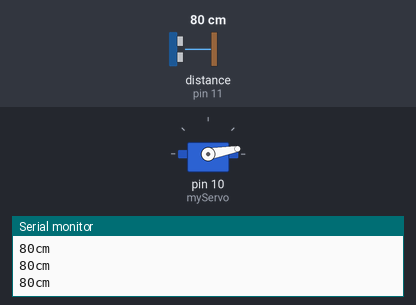
Bench run of a sketch on a simulated Arduino Uno, built with avr-gcc and run on an emulated ATmega328P. Shown: servo, the last lines printed to the serial monitor. Wiring (inferred from the names in the program): ultrasonic range finder: trigger pin 12; echo pin 11. The test bench sets the inputs (shaded band); at power-on: distance to the obstacle (sensor on pin 11) 80 cm. The echo pulse lasts 58.3 µs per cm.

Above: at 1.2 s.
1.3 s: distance to the obstacle (sensor on pin 11) set to 97 cm
2.8 s: distance to the obstacle (sensor on pin 11) set to 103 cm
At 4.0 s:
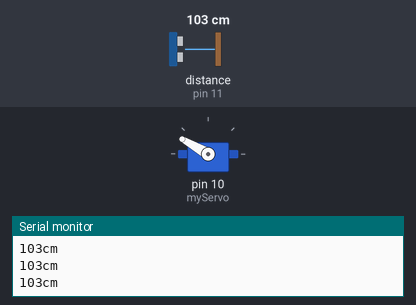
4.3 s: distance to the obstacle (sensor on pin 11) set to 2 cm
At 4.9 s:
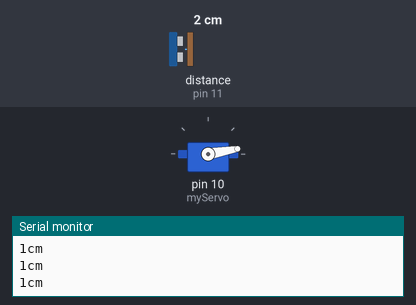
5.8 s: distance to the obstacle (sensor on pin 11) set to 120 cm
At 6.7 s:
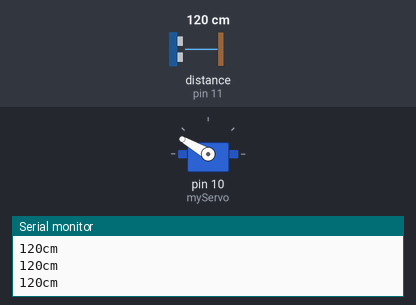
Timing chart, 0 to 8.3 s (numbered marks = the images above; inputs shaded):
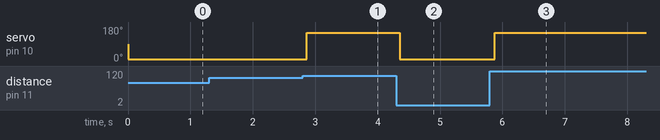

The sketch:

Ping.ino
```cpp
#include <Servo.h>

Servo myServo;
int MAX_VAL;
const int trigPin = 12;
const int echoPin = 11;
int MIN_DISTANCE = 100;

void setup() {
  pinMode(trigPin, OUTPUT);
  pinMode(echoPin, INPUT);
  Serial.begin(9600);
  myServo.attach(10);
  MAX_VAL = 180;
}

void loop()
{
  long duration, inches, cm;

  digitalWrite(trigPin, LOW);
  delayMicroseconds(2);
  digitalWrite(trigPin, HIGH);
  delayMicroseconds(5);
  digitalWrite(trigPin, LOW);

  // The same pin is used to read the signal from the PING))): a HIGH
  // pulse whose duration is the time (in microseconds) from the sending
  // of the ping to the reception of its echo off of an object.

  duration = pulseIn(echoPin, HIGH);

  // convert the time into a distance
  inches = microsecondsToInches(duration);
  cm = microsecondsToCentimeters(duration);

  //Serial.print(inches);
  //Serial.print("in, ");
  Serial.print(cm);
  Serial.print("cm");
  Serial.println();
  if (cm < MIN_DISTANCE)
    {
      myServo.write(10);
      //Serial.print("PWM 511");
      //Serial.println();
    }
   else
   {
      myServo.write(150);
      //Serial.print("PWM 0");
      //Serial.println();
   }

  delay(100);
}

long microsecondsToInches(long microseconds)
{
// According to Parallax's datasheet for the PING))), there are
// 73.746 microseconds per inch (i.e. sound travels at 1130 feet per
// second).  This gives the distance travelled by the ping, outbound
// and return, so we divide by 2 to get the distance of the obstacle.
// See: http://www.parallax.com/dl/docs/prod/acc/28015-PING-v1.3.pdf
  return microseconds / 74 / 2;
}

long microsecondsToCentimeters(long microseconds)
{
// The speed of sound is 340 m/s or 29 microseconds per centimeter.
// The ping travels out and back, so to find the distance of the
// object we take half of the distance travelled.
  return microseconds / 29 / 2;
}
```

Measured:
- the behaviour switches between 99 and 100 cm on distance to the obstacle (sensor on pin 11) (found by bisection; images 0 and 1)
- after the input at 2.8 s, servo on pin 10 (myServo): 10° → 150° after 0.07 s
- after the input at 4.3 s, servo on pin 10 (myServo): 150° → 10° after 0.06 s
- after the input at 5.8 s, servo on pin 10 (myServo): 10° → 150° after 0.07 s
